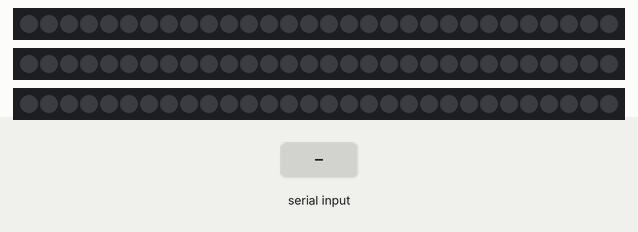
A sketch run on a simulated ATtiny85, built with avr-gcc and run on an emulated ATtiny85. Parts: 3 × 30 RGB LEDs in strip order, left to right. The test bench sets the inputs (shaded band). Dim RGB values are drawn brighter than linear.

Above: at 1.2 s.
1.3 s: "90,45\n" received over Serial
At 1.47 s:
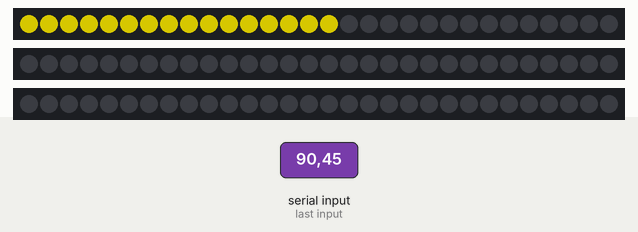
3.7 s: "30,150\n" received over Serial
At 4.3 s:
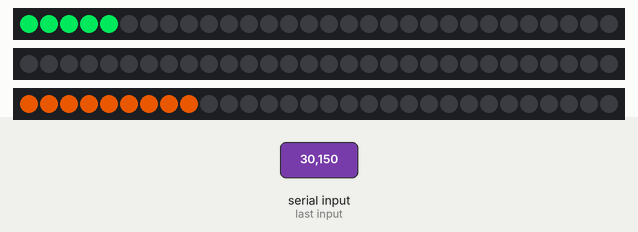
6.2 s: "90\n" received over Serial
At 7.37 s:
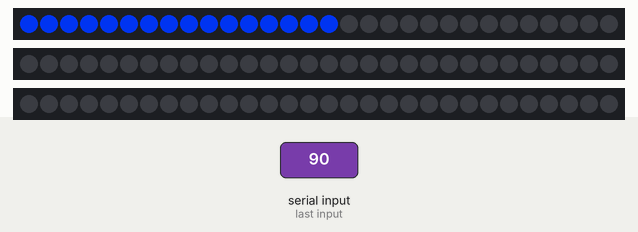
9.2 s: "200\n" received over Serial
At 9.2 s:
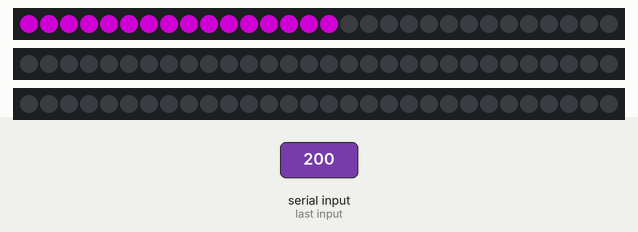
12.2 s: "90,45\n" received over Serial
At 12.41 s:
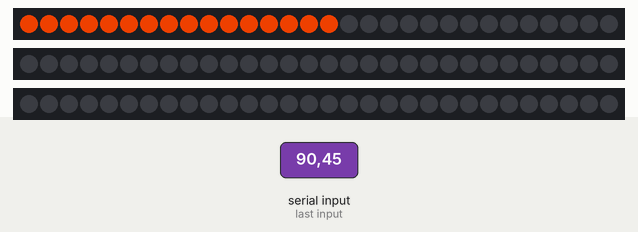
14.3 s: "5\n" received over Serial
At 14.3 s:
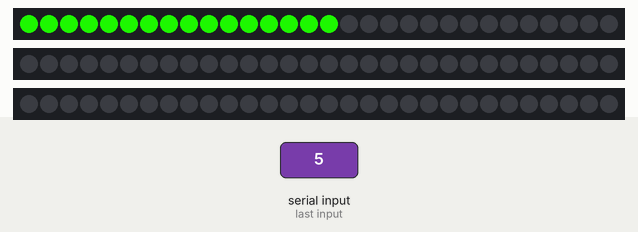
Timing chart, 0 to 17.3 s (numbered marks = the images above; inputs shaded):
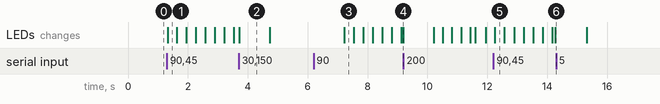

The sketch:

light-synth-arduino.ino
```cpp
#include <Adafruit_NeoPixel.h>
#ifdef __AVR__
  #include <avr/power.h>
#endif

#define MSG_LENGTH 6

#define STRIP_LENGTH 30
#define LOW_STRIP_PIN 6
#define MID_STRIP_PIN 5
#define HIGH_STRIP_PIN 4

/**
 * dataBuf contains the full hex-encoded string of levels for the Neopixel strips,
 * where the first two bytes represent low, the next two are mid, and the final
 * two are high.
 */
char dataBuf[MSG_LENGTH + 1] = {0};
char lowBuf[MSG_LENGTH / 3 + 1] = {0};
char midBuf[MSG_LENGTH / 3 + 1] = {0};
char highBuf[MSG_LENGTH / 3 + 1] = {0};

byte low = 0;
byte mid = 0;
byte high = 0;

Adafruit_NeoPixel lowStrip = Adafruit_NeoPixel(STRIP_LENGTH, LOW_STRIP_PIN, NEO_GRB + NEO_KHZ800);
Adafruit_NeoPixel midStrip = Adafruit_NeoPixel(STRIP_LENGTH, MID_STRIP_PIN, NEO_GRB + NEO_KHZ800);
Adafruit_NeoPixel highStrip = Adafruit_NeoPixel(STRIP_LENGTH, HIGH_STRIP_PIN, NEO_GRB + NEO_KHZ800);

int lowColorChangeCounter = 0;
int midColorChangeCounter = 85;
int highColorChangeCounter = 170;

/** Change colour every n milliseconds */
const unsigned long colorChangeInterval = 30;
unsigned long prevColorChangeMillis = 0;

void setup() {
  Serial.begin(9600);

  // This is for Trinket 5V 16MHz, you can remove these three lines if you are not using a Trinket
  #if defined (__AVR_ATtiny85__)
    if (F_CPU == 16000000) clock_prescale_set(clock_div_1);
  #endif
  // End of trinket special code

  lowStrip.begin();
  lowStrip.show();
  midStrip.begin();
  midStrip.show();
  highStrip.begin();
  highStrip.show();
}

void loop() {
  byte nLowPixels = map(low, 0, 255, 0, STRIP_LENGTH);
  byte nMidPixels = map(mid, 0, 255, 0, STRIP_LENGTH);
  byte nHighPixels = map(high, 0, 255, 0, STRIP_LENGTH);

  for (int i = 0; i < nLowPixels; i++) {
    lowStrip.setPixelColor(i, colorWheel(lowColorChangeCounter));
  }
  for (int i = 0; i < nMidPixels; i++) {
    midStrip.setPixelColor(i, colorWheel(midColorChangeCounter));
  }
  for (int i = 0; i < nHighPixels; i++) {
    highStrip.setPixelColor(i, colorWheel(highColorChangeCounter));
  }
  lowStrip.show();
  midStrip.show();
  highStrip.show();

  unsigned long currColorChangeMillis = millis();

  if ((unsigned long)(currColorChangeMillis - prevColorChangeMillis) >= colorChangeInterval) {
    lowColorChangeCounter++;
    midColorChangeCounter++;
    highColorChangeCounter++;
    prevColorChangeMillis = millis();
  }

  if (lowColorChangeCounter > 255) lowColorChangeCounter = 0;
  if (midColorChangeCounter > 255) midColorChangeCounter = 0;
  if (highColorChangeCounter > 255) highColorChangeCounter = 0;
}

/**
 * Called when data is available to read over Serial.
 * Reads the full string of bytes into dataBuf, and splits it up into lowBuf,
 * midBuf, and highBuf.
 */
void serialEvent() {
  // Zero out the memory.
  memset(dataBuf, 0, sizeof(dataBuf));
  memset(lowBuf, 0, sizeof(lowBuf));
  memset(midBuf, 0, sizeof(midBuf));
  memset(highBuf, 0, sizeof(highBuf));

  // Read & split data
  Serial.readBytes(dataBuf, MSG_LENGTH);
  strncpy(lowBuf, dataBuf, 2);
  strncpy(midBuf, dataBuf + 2, 2);
  strncpy(highBuf, dataBuf + 4, 2);

  // Terminate each buffer with a null character
  dataBuf[MSG_LENGTH] = '\0';
  lowBuf[MSG_LENGTH / 3] = '\0';
  midBuf[MSG_LENGTH / 3] = '\0';
  highBuf[MSG_LENGTH / 3] = '\0';

  // Convert component buffers into the byte values they represent.
  low = (byte)strtol(lowBuf, NULL, 16);
  mid = (byte)strtol(midBuf, NULL, 16);
  high = (byte)strtol(highBuf, NULL, 16);

  // clear all the pixels
  for (int i = 0; i < STRIP_LENGTH; i++) {
    lowStrip.setPixelColor(i, 0, 0, 0);
    midStrip.setPixelColor(i, 0, 0, 0);
    highStrip.setPixelColor(i, 0, 0, 0);
  }
  lowStrip.show();
  midStrip.show();
  highStrip.show();
}

/**
 * Input a value 0 to 255 to get a color value.
 * The colours are a transition r - g - b - back to r.
 */
uint32_t colorWheel(byte wheelPos) {
  wheelPos = 255 - wheelPos;
  if(wheelPos < 85) {
    return lowStrip.Color(255 - wheelPos * 3, 0, wheelPos * 3);
  }
  if(wheelPos < 170) {
    wheelPos -= 85;
    return lowStrip.Color(0, wheelPos * 3, 255 - wheelPos * 3);
  }
  wheelPos -= 170;
  return lowStrip.Color(wheelPos * 3, 255 - wheelPos * 3, 0);
}
```

Measured:
- after the input at 1.3 s, the LEDs: change at once (image 1)
- after the input at 3.7 s, the LEDs: change at once (image 2)
- after the input at 6.2 s, the LEDs: change after 1.0 s (image 3)
- what the display in image 2 shows lasts 1.0 s, from 3.7 s to 4.7 s
